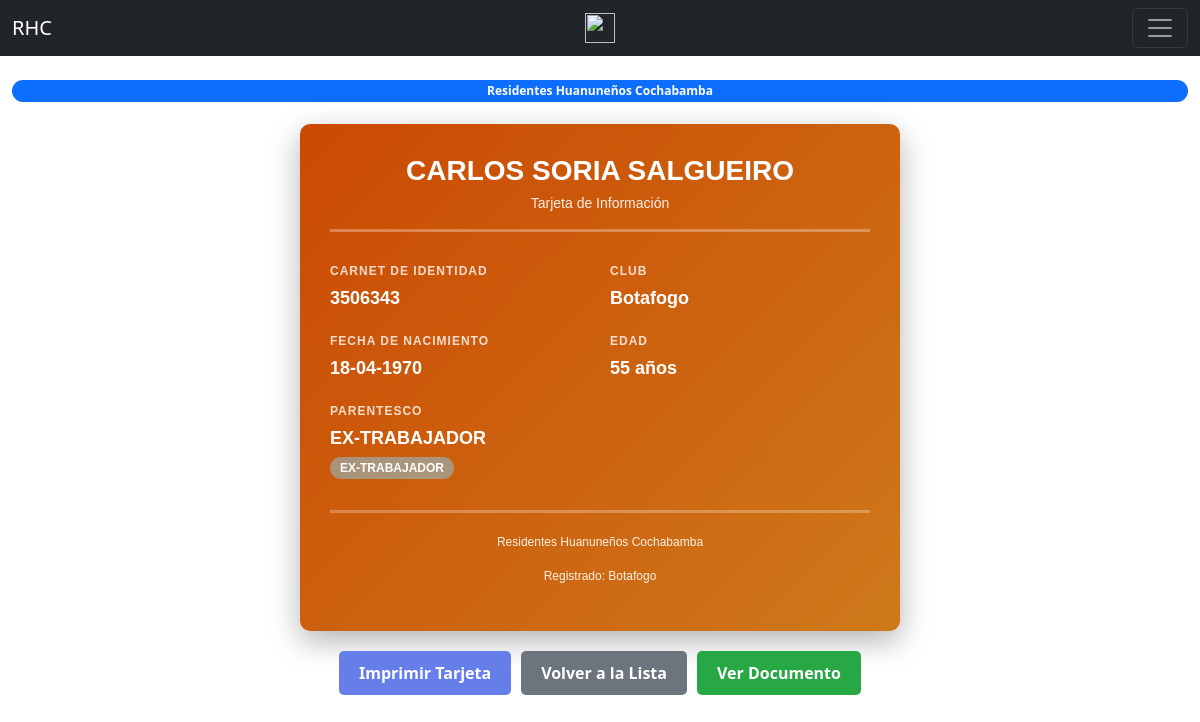
/player_card/2 (signed in), run on the app's committed database.
### tables this page shows
CREATE TABLE "player" (
	"register"	TEXT,
	"name"	TEXT,
	"last"	TEXT,
	"ci"	TEXT,
	"fechanacimiento"	TEXT,
	"parentesco"	TEXT,
	"notas"	TEXT,
	"club"	TEXT,
	"gestion"	TEXT DEFAULT 2025
);

### app.py (the view)
@app.route("/player_card/<int:player_id>")
@login_required
def player_card(player_id):
    with sqlite3.connect("rhc_database.db") as con:
        con.row_factory = dict_factory
        cur = con.cursor()
        cur.execute("SELECT * FROM player WHERE rowid = ?", [player_id])
        player = cur.fetchone()
    if not player:
        flash("Player not found")
        return redirect(url_for("list_player"))
    fecha_nac = (
        player["fechanacimiento"].replace("/", "-")
        if player["fechanacimiento"].find("/") != -1
        else player["fechanacimiento"]
    )
    player["fechanacimiento"] = fecha_nac
    player["edad"] = calculate_age(fecha_nac)
    name_pdf = (
        player["name"].replace(" ", "_").lower()
        + "_"
        + player["last"].replace(" ", "_").lower()
    )
    new_name_pdf = name_pdf.replace("ñ", "n")
    url_pdf = "static/resources/" + player["club"].lower() + "/" + new_name_pdf + ".pdf"
    player["imagen"] = url_pdf
    return render_template("player_card.html", player=player)

### app.py (called while the page is built)
@login_manager.user_loader
def load_user(user_id):
    with sqlite3.connect("rhc_database.db") as con:
        con.row_factory = dict_factory
        cur = con.cursor()
        cur.execute("SELECT * FROM users WHERE id = ?", [user_id])
        user_data = cur.fetchone()
        if user_data:
            return User(user_data["id"], user_data["username"], user_data["password"])
    return None

def calculate_age(birthdate):
    day, month, year = map(int, birthdate.split("-"))
    today = datetime.date.today()
    age = today.year - year - ((today.month, today.day) < (month, day))
    return age

@app.teardown_appcontext
def close_connection(exception):
    db = getattr(g, "_database", None)
    if db is not None:
        db.close()

def dict_factory(cursor, row):
    d = {}
    for idx, col in enumerate(cursor.description):
        d[col[0]] = row[idx]
    return d

### templates/player_card.html (shortened to what this page needs)
{% extends "base.html" %}
{% block content %}
<div class="container">
    <div class="player-card">
        <div class="card-header">
            <h1>{{ player.name }} {{ player.last }}</h1>
            <p>Tarjeta de Información</p>
        </div>
        <div class="card-body">
            <div class="info-section">
                <span class="info-label">Carnet de Identidad</span>
                <span class="info-value">{{ player.ci }}</span>
            </div>
            <div class="info-section">
                <span class="info-label">Club</span>
                <span class="info-value">{{ player.club }}</span>
            </div>
            <div class="info-section">
                <span class="info-label">Fecha de Nacimiento</span>
                <span class="info-value">{{ player.fechanacimiento }}</span>
            </div>
            <div class="info-section">
                <span class="info-label">Edad</span>
                <span class="info-value">{{ player.edad }} años</span>
            </div>
            <div class="info-section">
                <span class="info-label">Parentesco</span>
                <span class="info-value">
                    {{ player.parentesco }}
                    <span class="badge parentesco-badge">{{ player.parentesco }}</span>
                </span>
            </div>
        </div>
        <div class="card-footer">
            <p>Residentes Huanuneños Cochabamba</p>
            <p>Registrado: {{ player.club }}</p>
        </div>
    </div>
    <div class="actions no-print">
        <button class="btn btn-print" onclick="window.print()">Imprimir Tarjeta</button>
        <a href="{{ url_for('list_player') }}" class="btn btn-back">Volver a la Lista</a>
        {% if player.imagen %}
        <a href="{{ player.imagen }}" target="_blank" class="btn btn-view-doc">Ver Documento</a>
        {% endif %}
    </div>
</div>
{% endblock %}

### templates/player_card.html (style rules this page uses)
.player-card { background: linear-gradient(135deg, #cb4903 0%, #ce791a 100%); max-width: 600px; margin: 20px auto; border-radius: 10px; box-shadow: 0 10px 30px rgba(0,0,0,0.3); padding: 30px; color: white; font-family: 'Arial', sans-serif; }
.card-header { text-align: center; margin-bottom: 30px; border-bottom: 3px solid rgba(255,255,255,0.3); padding-bottom: 15px; }
.card-header h1 { margin: 0; font-size: 28px; font-weight: bold; text-transform: uppercase; }
.card-header p { margin: 5px 0 0 0; font-size: 14px; opacity: 0.9; }
.card-body { display: grid; grid-template-columns: 1fr 1fr; gap: 20px; }
.info-section { display: flex; flex-direction: column; }
.info-label { font-size: 12px; text-transform: uppercase; font-weight: bold; opacity: 0.8; margin-bottom: 5px; letter-spacing: 1px; }
.info-value { font-size: 18px; font-weight: bold; word-break: break-word; }
.card-footer { margin-top: 30px; padding-top: 20px; border-top: 3px solid rgba(255,255,255,0.3); text-align: center; font-size: 12px; opacity: 0.9; }
.actions { display: flex; gap: 10px; justify-content: center; margin-top: 20px; no-print: true; }
.btn { padding: 10px 20px; border: none; border-radius: 5px; cursor: pointer; font-weight: bold; text-decoration: none; display: inline-block; }
.btn-print { background-color: #667eea; color: white; }
.btn-back { background-color: #6c757d; color: white; }
.btn-view-doc { background-color: #28a745; color: white; }
.badge { display: inline-block; padding: 5px 10px; background-color: rgba(255,255,255,0.3); border-radius: 20px; font-size: 12px; font-weight: bold; margin-top: 5px; }
.parentesco-badge { background-color: rgba(135,206,235,0.5); }

### data on the page
player: name "CARLOS", last "SORIA SALGUEIRO", ci "3506343", club "Botafogo", fechanacimiento "18-04-1970", parentesco "EX-TRABAJADOR"

### other printed values
{{ player.edad }} "55"
